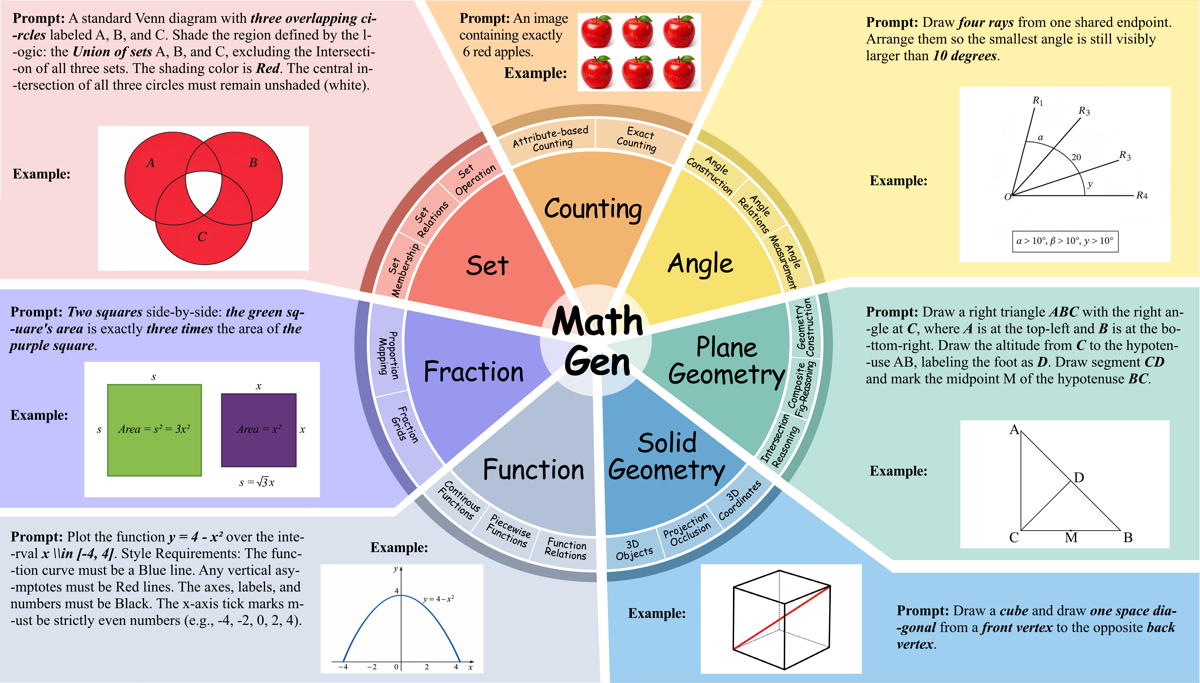
#> input picture assets/7domains.png, 1200 x 683 px
$ python fraction_8.py --image ../../../assets/7domains.png
#> lines starting #> are read from the running program, lines starting #| are printed output that depends on the picture; after the words box and inside, x2 and y2 are one past the last pixel; in counts of white or black regions, pixels touching at a corner belong together
### data/evaluate_script/evaluator_utils.py
"""Shared utilities for MathGen deterministic evaluator scripts.

These helpers standardize evaluator I/O without changing task-level decisions.
Prompt-specific scripts should keep their mathematical logic local or in a
topic-level common module.
"""

from __future__ import annotations

import argparse
import importlib.util
import json
import os
import re
from pathlib import Path
from typing import Any, Callable, Mapping, Optional


# [4 lines left out: function parse_image_id, not called in this run]


def to_jsonable(value: Any) -> Any:
    """Convert common numpy/scipy scalar and array values to JSON-safe types."""
    if isinstance(value, Mapping):
        return {str(k): to_jsonable(v) for k, v in value.items()}
    if isinstance(value, (list, tuple)):
        return [to_jsonable(v) for v in value]
    if hasattr(value, "item"):
        try:
            return value.item()
        except Exception:
            pass
    if hasattr(value, "tolist"):
        try:
            return value.tolist()
        except Exception:
            pass
    return value


def make_report(passed: bool, criteria: Optional[Mapping[str, Any]] = None, meta: Optional[Mapping[str, Any]] = None) -> dict:
    """Create the canonical evaluator report dictionary."""
    clean_criteria = {str(k): bool(v) for k, v in (criteria or {}).items()}
    return {
        "passed": bool(passed),
        "criteria": clean_criteria,
        "meta": to_jsonable(dict(meta or {})),
    }


def normalize_report(report: Any) -> dict:
    """Normalize legacy bool/list/dict evaluator outputs to the report schema."""
    report = to_jsonable(report)
    if isinstance(report, dict):
        passed = bool(report.get("passed", False))
        criteria = report.get("criteria", {})
        meta = report.get("meta", {})
        extra = {k: v for k, v in report.items() if k not in {"passed", "criteria", "meta"}}
        if extra:
            meta = {**dict(meta or {}), **extra}
        return make_report(passed, criteria, meta)
    if isinstance(report, (list, tuple)) and report:
        return make_report(bool(report[0]), meta={"raw_report": report})
    return make_report(bool(report), meta={"raw_report": report})


def print_report(report: Any, *, indent: int = 2) -> None:
    """Print a normalized evaluator report as JSON."""
    print(json.dumps(normalize_report(report), ensure_ascii=False, indent=indent))


# [17 lines left out: functions load_sibling_module, run_simple_cli, not called in this run]

### data/evaluate_script/fraction/fraction_8.py
#!/usr/bin/env python3
from __future__ import annotations
import argparse
import json
import math
import os
import re
import sys
from pathlib import Path
from typing import Any, Dict, Iterable, List, Optional, Sequence, Tuple
import cv2
import numpy as np
sys.path.insert(0, str(Path(__file__).resolve().parents[1]))
from evaluator_utils import print_report
PROMPT_ID = 8
BLUE_H_LOW, BLUE_H_HIGH = (90, 130)
BLUE_S_MIN = 50
BLUE_V_MIN = 50
TARGET_RATIO = 0.5
RATIO_TOL = 0.002

def load_image(path: str) -> Optional[np.ndarray]:
    """Load an image (compositing transparent PNGs onto white)."""
#> called with path = '../../../assets/7domains.png'
    if not os.path.isfile(path):
        return None
    img = cv2.imread(path, cv2.IMREAD_UNCHANGED)
#> img is the input picture: shape (683, 1200, 3); mean B, G, R 202.5, 206.5, 210.4
    if img is None:
        return None
    if img.ndim == 3 and img.shape[2] == 4:
        alpha = img[:, :, 3:4].astype(np.float32) / 255.0
        bgr = img[:, :, :3].astype(np.float32)
        white = np.full_like(bgr, 255.0)
        composited = (bgr * alpha + white * (1.0 - alpha)).astype(np.uint8)
        return composited
    return img if img.ndim == 3 else cv2.cvtColor(img, cv2.COLOR_GRAY2BGR)

def blue_mask_hsv(bgr: np.ndarray) -> np.ndarray:
    """Return binary mask of blue pixels."""
    hsv = cv2.cvtColor(bgr, cv2.COLOR_BGR2HSV)
    lower = np.array([BLUE_H_LOW, BLUE_S_MIN, BLUE_V_MIN])
    upper = np.array([BLUE_H_HIGH, 255, 255])
    mask = cv2.inRange(hsv, lower, upper)
    kernel = np.ones((3, 3), np.uint8)
    mask = cv2.morphologyEx(mask, cv2.MORPH_OPEN, kernel)
    mask = cv2.morphologyEx(mask, cv2.MORPH_CLOSE, np.ones((7, 7), np.uint8))
    return mask

def get_liquid_rect_robust(mask: np.ndarray) -> Optional[Tuple[int, int, int, int]]:
    """Returns (x, y, w, h) of the main liquid body using the largest contour."""
    contours, _ = cv2.findContours(mask, cv2.RETR_EXTERNAL, cv2.CHAIN_APPROX_SIMPLE)
    if not contours:
        return None
    largest_contour = max(contours, key=cv2.contourArea)
    if cv2.contourArea(largest_contour) < 100:
        return None
    return cv2.boundingRect(largest_contour)

def get_beaker_vertical_range_robust(img: np.ndarray) -> Optional[Tuple[int, int]]:
    """
    Returns (y_top, y_bottom) of the beaker using findNonZero on threshold+edges.
    """
    gray = cv2.cvtColor(img, cv2.COLOR_BGR2GRAY)
    _, binary = cv2.threshold(gray, 250, 255, cv2.THRESH_BINARY_INV)
    edges = cv2.Canny(gray, 50, 150)
    combined = cv2.bitwise_or(binary, edges)
    coords = cv2.findNonZero(combined)
    if coords is None:
        return None
    _, y, _, h = cv2.boundingRect(coords)
    return (y, y + h)

def check_background_is_white(image_path: str, threshold: int=240) -> Tuple[bool, float]:
    """Check if the image background (border regions) is predominantly white and opaque."""
#> called with image_path = '../../../assets/7domains.png', threshold = 240
    if not os.path.isfile(image_path):
        return (False, 0.0)
    raw_img = cv2.imread(image_path, cv2.IMREAD_UNCHANGED)
    if raw_img is None:
        return (False, 0.0)
    H, W = raw_img.shape[:2]
    border = max(1, int(min(H, W) * 0.08))
    top = raw_img[:border, :]
    bottom = raw_img[H - border:, :]
    left = raw_img[:, :border]
    right = raw_img[:, W - border:]
    if raw_img.ndim == 3 and raw_img.shape[2] == 4:
        alpha = raw_img[:, :, 3]
        top_a = alpha[:border, :]
        bottom_a = alpha[H - border:, :]
        left_a = alpha[:, :border]
        right_a = alpha[:, W - border:]
        alpha_border = np.concatenate([top_a.ravel(), bottom_a.ravel(), left_a.ravel(), right_a.ravel()])
        mean_alpha = float(np.mean(alpha_border))
        if mean_alpha < 200:
            return (False, mean_alpha)
        img_check = raw_img[:, :, :3]
    else:
        img_check = raw_img
    if img_check.ndim == 3:
        gray = cv2.cvtColor(img_check, cv2.COLOR_BGR2GRAY)
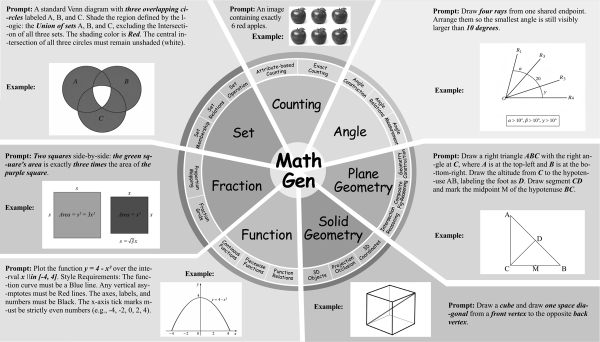
#> gray: shape (683, 1200) (shown at 1/2 size); min 0, max 255, mean 207.2
    else:
        gray = img_check
    top_g = gray[:border, :]
    bottom_g = gray[H - border:, :]
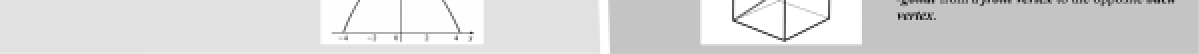
#> bottom_g: shape (54, 1200) (shown at 1/2 size); min 0, max 255, mean 217.3
    left_g = gray[:, :border]
    right_g = gray[:, W - border:]
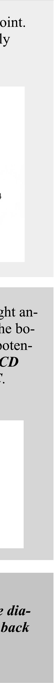
#> right_g: shape (683, 54); min 0, max 255, mean 224.3
    intensity_border = np.concatenate([top_g.ravel(), bottom_g.ravel(), left_g.ravel(), right_g.ravel()])
    median_intensity = float(np.median(intensity_border))
#> median_intensity = 225
    return (median_intensity >= threshold, median_intensity)

def evaluate(image_path: str, save_debug: bool=False) -> Dict[str, object]:
    result = {'criteria': {}, 'passed': False}
    if not os.path.isfile(image_path):
        result['criteria'] = {'image_exists': False, 'passed': False}
        return result
    img = load_image(image_path)
    if img is None:
        result['criteria'] = {'image_exists': True, 'image_readable': False, 'passed': False}
        return result
    c_bg_white, bg_mean = check_background_is_white(image_path)
#> c_bg_white = False; bg_mean = 225
    mask = blue_mask_hsv(img)
#> in blue_mask_hsv, `mask = cv2.inRange(hsv, lower, upper)`:
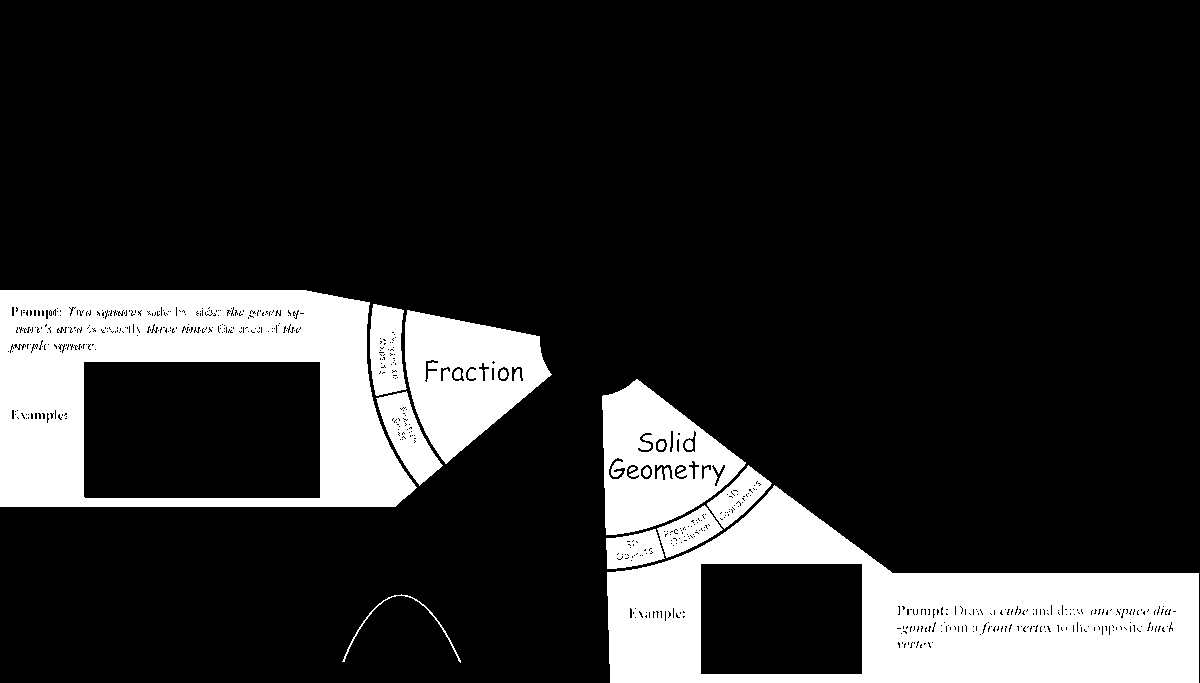
#> mask: shape (683, 1200); 17.4% white; 17 white regions, largest, box (x1, y1, x2, y2) and area: (607, 485, 1199, 683) 56305, (0, 290, 417, 507) 48897, (405, 310, 552, 464) 13378
#> in blue_mask_hsv, `mask = cv2.morphologyEx(mask, cv2.MORPH_CLOSE, np.ones((7, 7), np.uint..`:
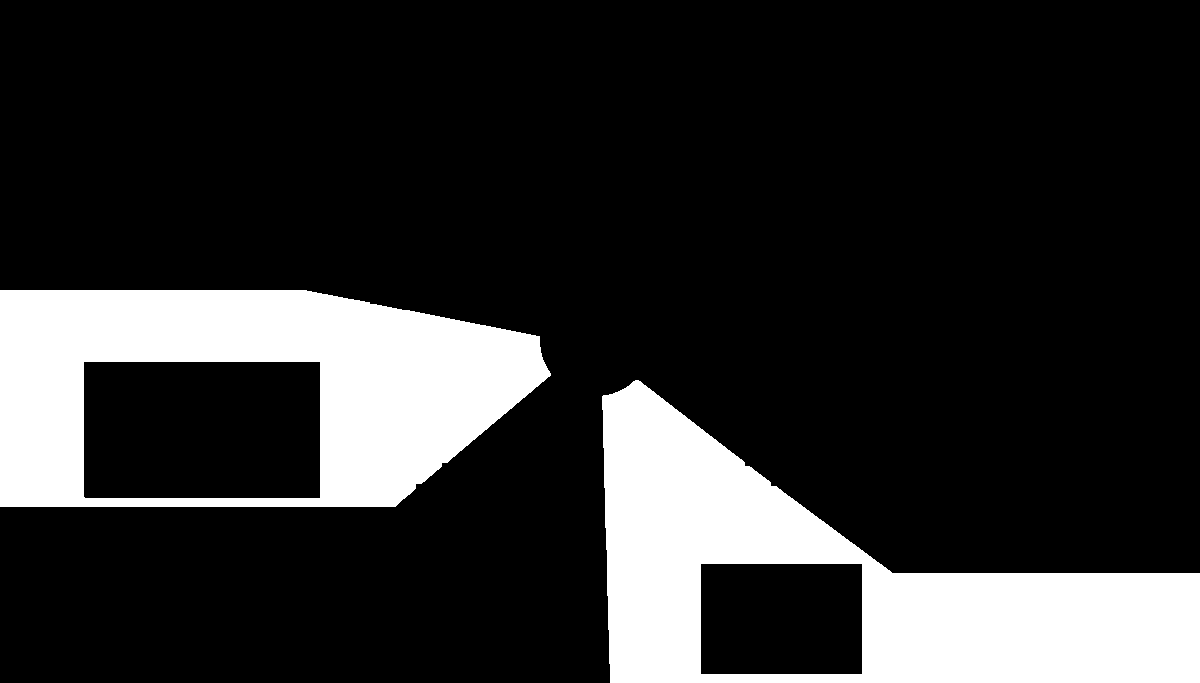
#> mask: shape (683, 1200); 18.2% white; 2 white regions
    liquid_rect = get_liquid_rect_robust(mask)
#> in get_liquid_rect_robust, `contours, _ = cv2.findContours(mask, cv2.RETR_EXTERNAL, cv2.CHAIN_APPR..`: contours = 2 contours; box (x1, y1, x2, y2) and area: (0, 290, 551, 507) 102316, (602, 380, 1200, 683) 94842
#> in get_liquid_rect_robust, `largest_contour = max(contours, key=cv2.contourArea)`: largest_contour = contour of 166 points, box (x1, y1, x2, y2) (0, 290, 551, 507), area 102316
#> liquid_rect = (0, 290, 551, 217)
    c_liquid_detected = liquid_rect is not None
#> c_liquid_detected = True
    beaker_range = get_beaker_vertical_range_robust(img)
#> in get_beaker_vertical_range_robust, `edges = cv2.Canny(gray, 50, 150)`:
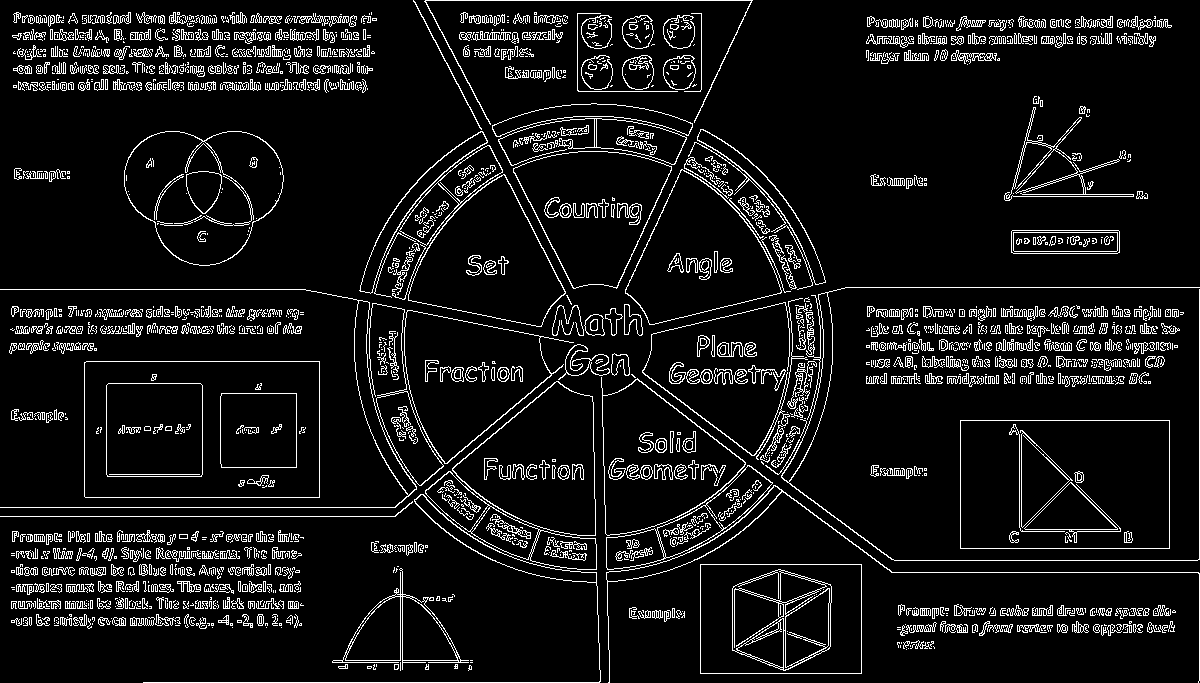
#> edges: shape (683, 1200); 8.2% white in thin lines or dots
#> in get_beaker_vertical_range_robust, `combined = cv2.bitwise_or(binary, edges)`:
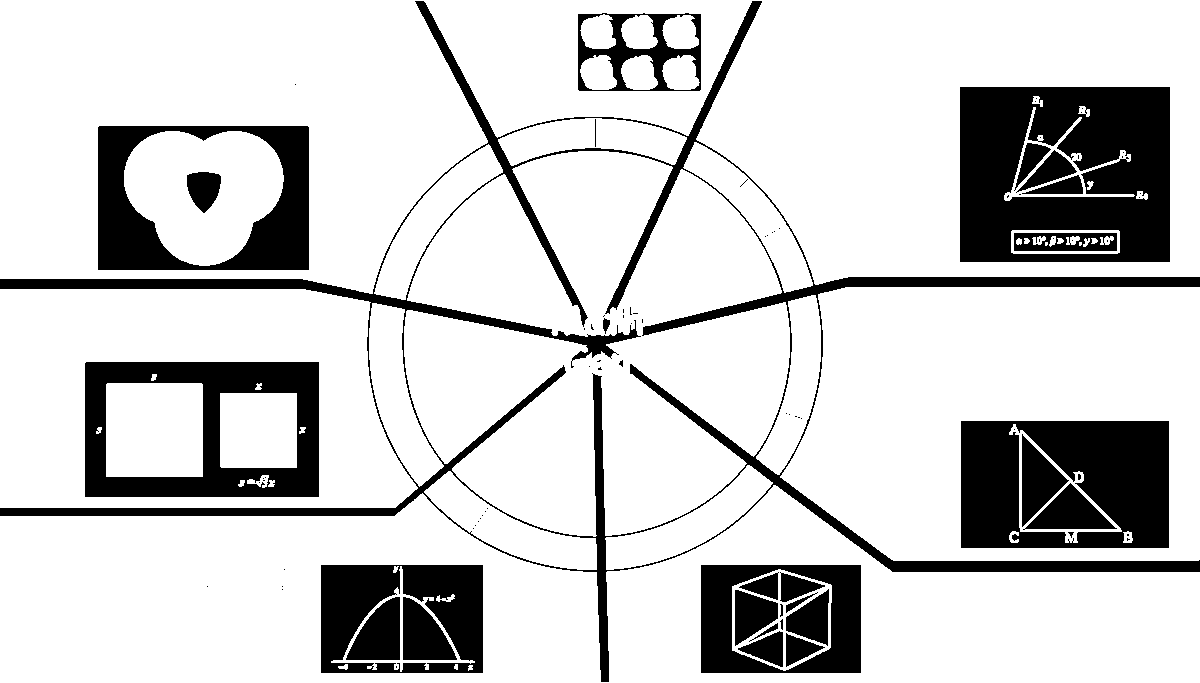
#> combined: shape (683, 1200); 80.5% white; 91 black regions (62 under 20 px), largest, box (x1, y1, x2, y2) and area: (0, 1, 1200, 682) 34961, (960, 87, 1170, 262) 29935, (961, 421, 1169, 548) 20412
#> in get_beaker_vertical_range_robust, `coords = cv2.findNonZero(combined)`: coords = contour of 660066 points, box (x1, y1, x2, y2) (0, 0, 1200, 683), area 368
#> in get_beaker_vertical_range_robust, `_, y, _, h = cv2.boundingRect(coords)`: y = 0; h = 683
#> beaker_range = (0, 683)
    c_beaker_detected = beaker_range is not None
#> c_beaker_detected = True
    c_is_cylinder = False
    if c_beaker_detected:
        gray = cv2.cvtColor(img, cv2.COLOR_BGR2GRAY)
        _, binary = cv2.threshold(gray, 250, 255, cv2.THRESH_BINARY_INV)
        edges = cv2.Canny(gray, 50, 150)
        combined = cv2.bitwise_or(binary, edges)
        y_top, y_bot = beaker_range
#> y_top = 0; y_bot = 683
        h = y_bot - y_top
#> h = 683
        ty = y_top + int(h * 0.2)
#> ty = 136
        by = y_top + int(h * 0.8)
#> by = 546
        t_row = combined[ty, :]
#> t_row = 1200 values, max 255 at index 0, min 0 at index 98, mean 182.3
        t_px = np.where(t_row > 0)[0]
#> t_px = 858 values from 0 to 1199
        t_w = t_px[-1] - t_px[0] if len(t_px) > 0 else 1
#> t_w = 1199
        b_row = combined[by, :]
#> b_row = 1200 values, max 255 at index 0, min 0 at index 490, mean 204.4
        b_px = np.where(b_row > 0)[0]
#> b_px = 962 values from 0 to 1199
        b_w = b_px[-1] - b_px[0] if len(b_px) > 0 else 1
#> b_w = 1199
        width_ratio = b_w / max(1, t_w)
#> width_ratio = 1
        c_is_cylinder = width_ratio < 1.6
#> c_is_cylinder = True
    if not c_liquid_detected or not c_beaker_detected or (not c_is_cylinder):
        result['criteria'] = {'image_exists': True, 'image_readable': True, 'background_is_white': bool(c_bg_white), 'liquid_detected': c_liquid_detected, 'beaker_detected': c_beaker_detected, 'is_cylinder': bool(c_is_cylinder), 'height_ratio_correct': False}
        return result
    lx, ly, lw, lh = liquid_rect
#> lx = 0; ly = 290; lw = 551; lh = 217
    by_top, by_bottom = beaker_range
#> by_top = 0; by_bottom = 683
    beaker_h = by_bottom - by_top
#> beaker_h = 683
    ratio = lh / beaker_h if beaker_h > 0 else 0
#> ratio = 0.318
    c_ratio_ok = abs(ratio - TARGET_RATIO) <= RATIO_TOL
#> c_ratio_ok = False
    H = img.shape[0]
    is_missing_rim = abs(by_top - ly) < 0.1 * H
#> is_missing_rim = False
    if False and (not c_ratio_ok) and (ratio > 0.8) and is_missing_rim:
        visual_ratio = lh / H
        if abs(visual_ratio - TARGET_RATIO) <= RATIO_TOL + 0.15:
            c_ratio_ok = True
            ratio = visual_ratio
    result['criteria'] = {'image_exists': True, 'image_readable': True, 'background_is_white': bool(c_bg_white), 'liquid_detected': True, 'beaker_detected': True, 'is_cylinder': True, 'height_ratio_correct': bool(c_ratio_ok)}
    result['passed'] = bool(c_ratio_ok and c_bg_white)
    result['meta'] = {'background_median_intensity': round(bg_mean, 1), 'liquid_h': lh, 'beaker_h': beaker_h, 'measured_ratio': round(ratio, 4), 'target_ratio': round(TARGET_RATIO, 4), 'tolerance': RATIO_TOL}
    if save_debug:
        pass
    return result

def main() -> None:
    parser = argparse.ArgumentParser(description='Evaluate MathGen fraction case 8.')
    parser.add_argument('--image', type=str, required=True, help='Path to the generated image.')
    args = parser.parse_args()
    print_report(evaluate(args.image))
#> in normalize_report, `report = to_jsonable(report)`: report = 3 items
#> in normalize_report, `passed = bool(report.get("passed", False))`: passed = False
#> in normalize_report, `criteria = report.get("criteria", {})`: criteria = {'image_exists': True, 'image_readable': True, 'background_is_white': False, 'liquid_detected': True, 'beaker_detected': True, 'is_cylinder': True, 'height_ratio_correct': False}
#> in normalize_report, `meta = report.get("meta", {})`: meta = {'background_median_intensity': 225, 'liquid_h': 217, 'beaker_h': 683, 'measured_ratio': 0.318, 'target_ratio': 0.5, 'tolerance': 0.002}
#> in normalize_report, `extra = {k: v for k, v in report.items() if k not in {"passed", "crite..`: extra = 0 items
#> in make_report, `clean_criteria = {str(k): bool(v) for k, v in (criteria or {}).items()}`: clean_criteria has the same summary as criteria in normalize_report
#> (printed output is left out)
if __name__ == '__main__':
    main()
